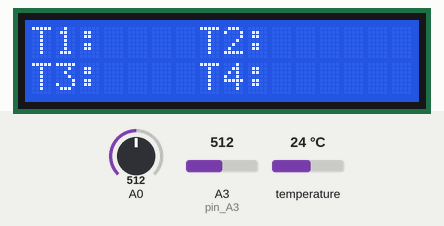
Simulated run of this sketch. Board: Arduino Uno, built with avr-gcc and run on an emulated ATmega328P. Parts: 16×2 character LCD. The inputs (shaded band) are chosen by the test bench; at power-on: A0 = 512, A3 (pin_A3) = 512, temperature 24 °C. Storage starts empty; what the sketch prints to the serial monitor is not drawn.

Above: at 2.2 s.
2.3 s: A0 set to 593
6.2 s: A0 set to 610
At 7.5 s:
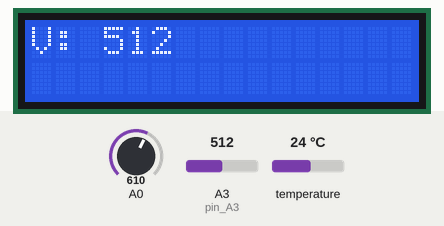
10.1 s: A3 (pin_A3) set to 610
At 11.1 s:
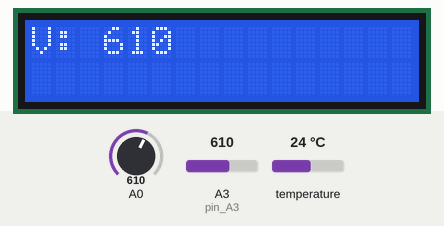
14.0 s: A3 (pin_A3) set to 590
At 15.6 s:
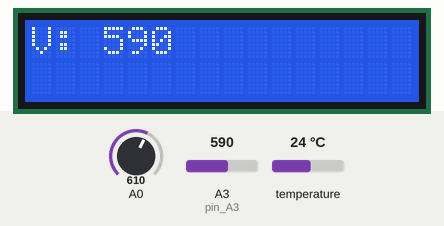
17.9 s: A0 set to 590
At 22.9 s:
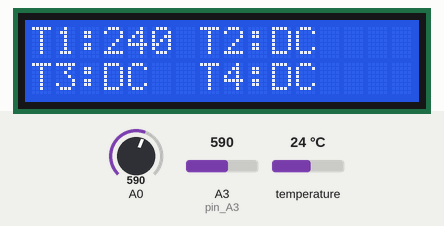
23.2 s: temperature set to 12 °C
At 29.3 s:
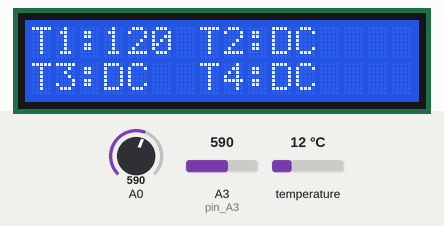
Timing chart, 0 to 30.3 s (numbered marks = the images above; inputs shaded):
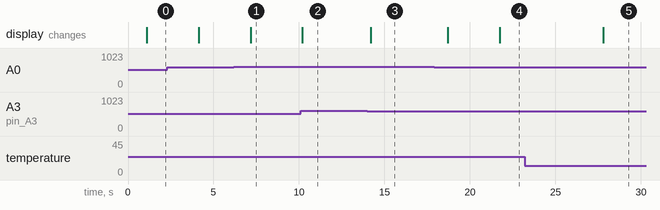

The sketch:

tool.ino
```cpp
#include <LiquidCrystal.h>
#include <DallasTemperature.h>
#include <OneWire.h>
#include <SD.h>

#define ONE_WIRE_BUS 2


OneWire oneWire(ONE_WIRE_BUS);
DallasTemperature sensor(&oneWire);

//delay
int wait = 0;
int timestamp = 0;

//SD card
const int chipSelect = 10;

//Analog
const int pin_A3 = A3;

//LCD pin to Arduino
const int pin_RS = 8;
const int pin_EN = 9;
const int pin_d4 = 4;
const int pin_d5 = 5;
const int pin_d6 = 6;
const int pin_d7 = 7;

LiquidCrystal lcd( pin_RS,  pin_EN,  pin_d4,  pin_d5,  pin_d6,  pin_d7);

void setup() {

  Serial.begin(9600);
  lcd.begin(16, 2);
  lcd.setCursor(0,0);
  lcd.print("[ESM tools]");
  lcd.setCursor(8,1);
  lcd.print(":FJ-RATO");
  delay(1000);
  lcd.clear();
  lcd.setCursor(0,0);
  lcd.print("T1:    T2:   ");
  lcd.setCursor(0,1);
  lcd.print("T3:    T4:   ");


  if (SD.begin(chipSelect)) //checks for the card
    Serial.println("SD ok");
  else
    Serial.println("Card failed, or not present");


}
void loop() {

  int button = analogRead(0);
  if((button > 600)&&(button < 800))
    showpw(button);
  boot();
  int temp[] = {read_temp(0),read_temp(1),read_temp(2),read_temp(3)};

  send2lcd(temp);
  int  pw = power();
  writeSD(temp,pw);

}

void boot(){ // cleans the lcd to display temps
  lcd.setCursor(0,0);
  lcd.print("T1:");
  lcd.setCursor(7,0);
  lcd.print("T2:");
  lcd.setCursor(0,1);
  lcd.print("T3:");
  lcd.setCursor(7,1);
  lcd.print("T4:");
  }

void showpw(int button){ // shows power on the LCD
  lcd.clear();
  lcd.setCursor(0,0);
  lcd.print("V:");
  while((button > 600)&&(button < 800)){
    button = analogRead(0);
    lcd.setCursor(3,0);
    lcd.print(analogRead(pin_A3));
    delay(500);
  }
  }

int power(){ // reads power
  int pw = 0;
  while( pw == 0 ){
    pw = analogRead(pin_A3);}// to clean false 0's

  /*
  if(pw < 10)//the engine is off
    wait = 5000;
    delay(wait);

  if((pw > 10) && (pw < 100)) //low
    wait = 1000;
    delay(wait);

  if(pw > 100)//high
    wait = 500;
    delay(wait);
  */

    return pw;
  }

int read_temp(int address){ //reads the temp by IC2, black prob2 is dead
  sensor.requestTemperaturesByIndex(address);
  int leitura = sensor.getTempCByIndex(address);
  return leitura;
  }

void send2lcd(int temp[]){ //writes on the display the temps
  lcd.setCursor(3,0);
  if(validate(temp[0]))
    lcd.print(temp[0]);
  else
    lcd.print("DC");

  lcd.setCursor(10,0);
  if(validate(temp[1]))
    lcd.print(temp[1]);
  else
    lcd.print("DC");

  lcd.setCursor(3,1);
  if(validate(temp[2]))
    lcd.print(temp[2]);
  else
    lcd.print("DC");

  lcd.setCursor(10,1);
  if(validate(temp[3]))
    lcd.print(temp[3]);
  else
    lcd.print("DC");

  }

bool validate(int value){ //checks if the temp os valid
  if((value != -127)&&(value != 85))
    return true;
  else
    return false;
  }

void writeSD(int temp[], int pw){ //writes on the SD card the temps
  int count = 0;
  File dataFile = SD.open("datalog.txt", FILE_WRITE);
  if (dataFile) {
    while(count < 4){
    dataFile.print("Probe id: ");
    dataFile.print(count);
    dataFile.print(" => ");
    dataFile.println(temp[count]);
    count++;
    }
    pw = (pw * 220)/100; //pw is now wattage
    dataFile.print("Power: ");
    dataFile.print(" => ");
    dataFile.println(pw);
    dataFile.print("TimeStamp: ");
    dataFile.print(" => ");
    dataFile.println(timestamp);
    wait = wait / 100;
    timestamp = timestamp + wait;
    dataFile.println("===========");
    dataFile.close();
    Serial.println("Card save");
  }
}
```

Measured:
- the behaviour switches between 600 and 601 on A0 (found by bisection; images 0 and 1)
- after the input at 6.2 s, the display: changes after 0.97 s (image 1)
- after the input at 10.1 s, the display: changes after 0.08 s (image 2)
- after the input at 14.0 s, the display: changes after 0.19 s (image 3)
- after the input at 17.9 s, the display: first changes after 0.80 s (image 4 shows a later state)
- after the input at 23.2 s, the display: changes after 4.6 s (image 5)
